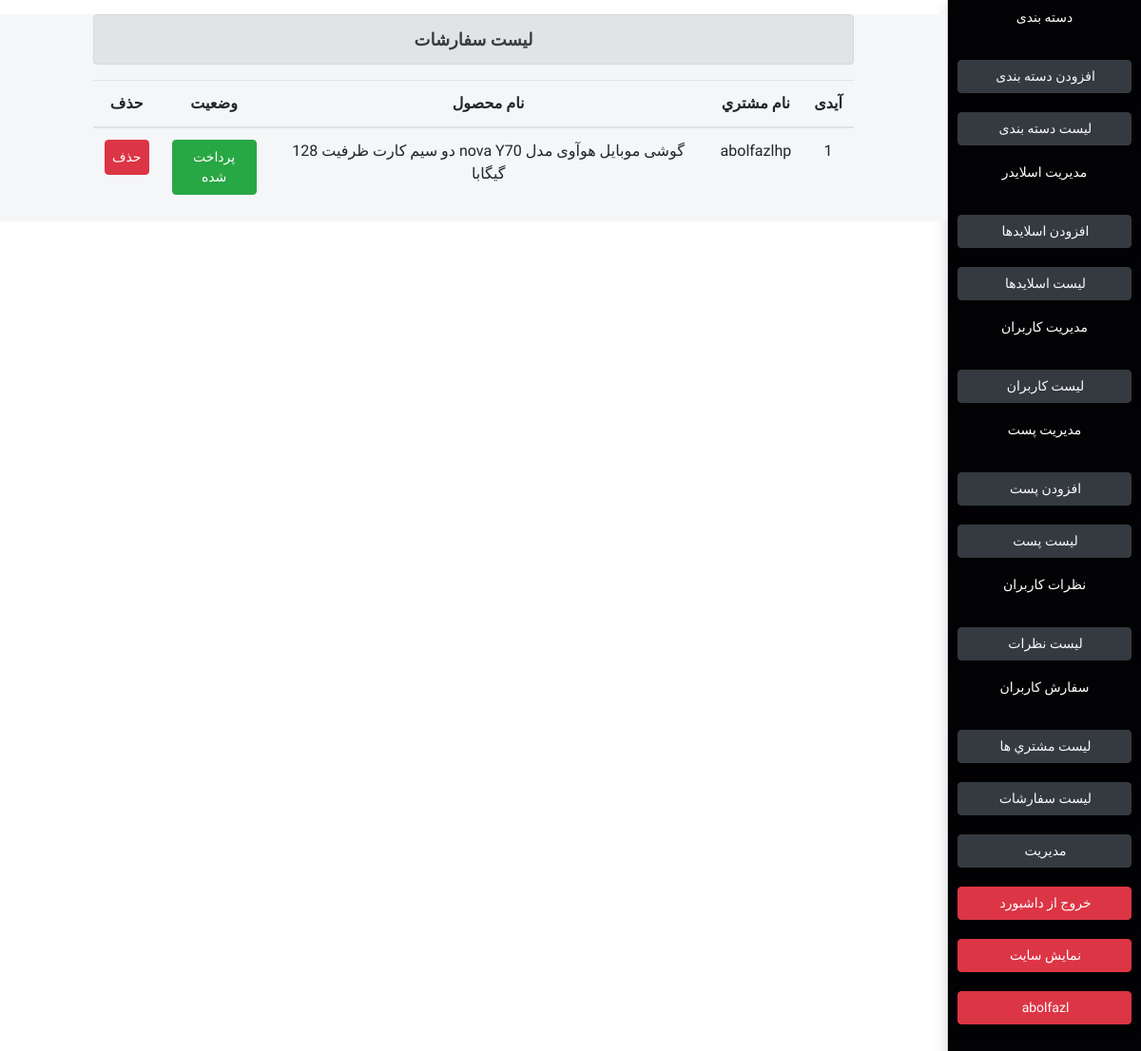
Page /admin/listbasc.php (signed in) on the committed database.
### tables this page shows
CREATE TABLE `bascket` (
  `id` int(11) NOT NULL,
  `userid` varchar(200) NOT NULL,
  `proid` varchar(200) NOT NULL,
  `address` text NOT NULL DEFAULT '0',
  `plaque` varchar(100) NOT NULL DEFAULT '0',
  `phone` varchar(100) NOT NULL DEFAULT '0',
  `status` varchar(200) NOT NULL DEFAULT '0',
  `date` date NOT NULL DEFAULT current_timestamp()
);

CREATE TABLE `product` (
  `id` int(11) NOT NULL,
  `catid` varchar(100) NOT NULL,
  `chid` varchar(100) NOT NULL,
  `title` varchar(100) NOT NULL,
  `seller` varchar(100) NOT NULL,
  `content` text NOT NULL,
  `warranty` varchar(100) NOT NULL,
  `brand` varchar(100) NOT NULL,
  `price` varchar(100) NOT NULL,
  `pricem` varchar(100) NOT NULL,
  `tags` varchar(256) NOT NULL,
  `picture` varchar(150) NOT NULL,
  `date` date NOT NULL DEFAULT current_timestamp()
);

### files/connect/database.php (called while the page is built, shortened)
<?php
class database
{
    public function __construct($dbname1, $dbuser1, $dbpass1)
    {
        $this->dbname = $dbname1;
        $this->dbuser = $dbuser1;
        $this->dbpass = $dbpass1;
        $this->conn = new PDO("mysql:host=localhost;dbname=" . $this->dbname, $this->dbuser, $this->dbpass);
    }
}
class action extends database
{
    public function select($query, $row = [], $fetch = "fetch")
    {
        $result = $this->conn->prepare($query);
        foreach ($row as $key => $value) {
            $result->bindValue($key + 1, $value);
        }
        $result->execute();
        if ($fetch == "fetch") {
            return $row = $result->fetch(PDO::FETCH_OBJ);
        } else {
            return $row = $result->fetchAll(PDO::FETCH_OBJ);
        }
    }
}

### admin/listbasc.php (the view, shortened to what this page needs)
<?php include_once "fileadmin/page/header.php" ?>
<?php
$action = new action("store of me", "root", "");
$query = "SELECT * FROM bascket";
$row = [];
$select = $action->select($query, $row, "fetchall");
?>
<div class="boxfather">
    <?php include_once 'fileadmin/page/sidebar.php' ?>
    <div class="leftbox" style="margin-top: 15px;">
        <div class="container-fluid text-center">
            <div class="row">
                <div class="col-10 mx-auto">
                    <div class="alert alert-secondary" style="font-size:18px;font-weight: bold;">
                        لیست سفارشات
                    </div>
                    <table class="table table-hover">
                        <thead>
                            <tr>
                                <th>آیدی</th>
                                <th>نام مشتري</th>
                                <th>نام محصول</th>
                                <th>وضعیت</th>
                                <th>حذف</th>
                            </tr>
                        </thead>
                        <tbody>
                            <?php foreach ($select as $value) { ?>
                                <?php
                                $query = "SELECT * FROM product WHERE id=?";
                                $row = [$value->proid];
                                $selectedpro = $action->select($query, $row);
                                ?>
                                <tr>
                                    <td><?php echo $value->id ?></td>
                                    <td><?php echo $value->userid ?></td>
                                    <td><?php echo mb_substr($selectedpro->title, "0", "60") ?></td>
                                    <?php if ($value->status == "0") { ?>
                                        <td><span class="btn btn-secondary" style="padding: 7px;font-size:14px;">پرداخت نشده</span></td>
                                    <?php } else { ?>
                                        <td><span class="btn btn-success" style="padding: 7px;font-size:14px;">پرداخت شده</span></td>
                                    <?php } ?>
                                    <td><a href="<?php echo "listbasc.php?deletebas=" . $value->id ?>" class="btn btn-danger" style="padding: 7px;font-size:14px;">حذف</a></td>
                                </tr>
                            <?php } ?>
                        </tbody>
                    </table>
                </div>
            </div>
        </div>
    </div>
</div>
<?php include_once 'fileadmin/page/footer.php' ?>

### admin/fileadmin/css/style.css (style rules this page uses)
body { padding: 0; margin: 0; direction: rtl !important; background-color: #fff; text-decoration: none; list-style: none; }
* { font-family: 'Vazirmatn', sans-serif; }
.boxfather { width: 100%; height: 100%; }
.leftbox { float: left; width: 83%; height: 100%; background: #f4f6f7; }

### rows in the picture
bascket: id "1", userid "abolfazlhp", product.title "گوشی موبایل هوآوی مدل nova Y70 دو سیم‌ کارت ظرفیت 128 گیگابا", status "پرداخت شده"

### other values in the picture
$_SESSION['adminusername'] "abolfazl"
